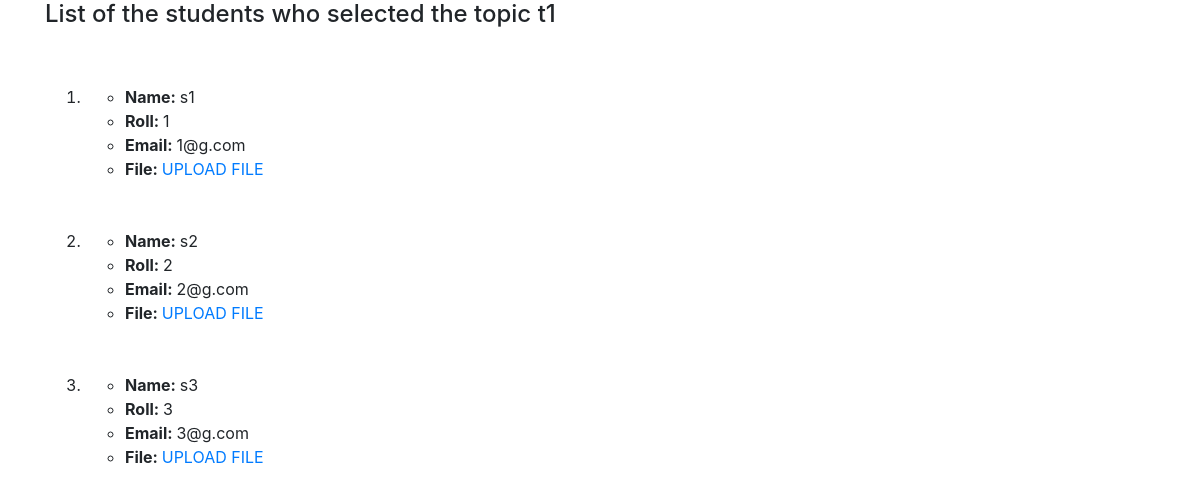
Before: /1 with the older database file.
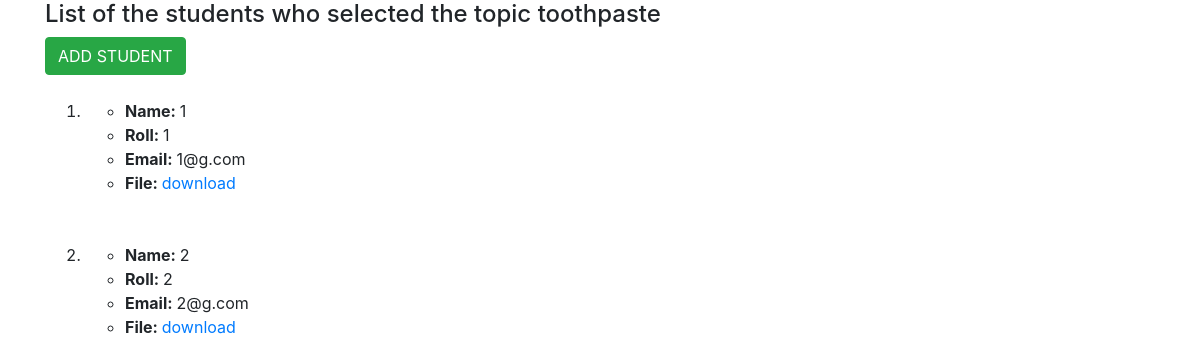
After: the same page with the newer database file.
### ppt_submission/models.py (models this page shows)
class Topic(models.Model):
    topic_name = models.CharField(max_length=100,unique=True,blank=False)

class Student(models.Model):
    topic = models.ForeignKey(Topic,on_delete=models.CASCADE,default=1)
    name = models.CharField(max_length=100,blank=False)
    email = models.EmailField(max_length=100,unique=True,blank=False,null=True)
    roll = models.IntegerField(blank=False,error_messages={'unique':"you have already selected a topic!"})
    ppt_submitted = models.BooleanField(default=False)

### ppt_submission/views.py (the view)
# urls.py: path('<int:id>',views.Index,name="index"),
def Index(request,id):
    students = Student.objects.all().filter(topic = id)
    topic = Topic.objects.get(id=id)
    add_student = True
    no_of_students = len(students)
    if no_of_students>=3:
        add_student = False
    return render(request,"students.html",{"id":id,"students":students,"add":add_student,"topic_name":topic.topic_name})

### ppt_submission/templates/students.html (shortened to what this page needs)
{% load static %}
<!DOCTYPE html>
<html lang="en">
<head>
    <link rel="stylesheet" href="https://cdn.jsdelivr.net/npm/bootstrap@4.0.0/dist/css/bootstrap.min.css">
</head>
<body>
    <div class="container">
    <h4>List of the students who selected the topic {{ topic_name}}</h4>
    {% if add %}
    <a class="btn btn-success" href="/{{id}}/add_student">ADD STUDENT</a>
    {% endif %}
    <br>
    <br>
    <ol>
    {% for student in students %}
    <li>
    <ul>
    <li><strong>Name: </strong>{{student.name}}</li>
    <li><strong>Roll: </strong>{{student.roll}}</li>
    <li><strong>Email: </strong>{{student.email}}</li>
    {% if student.ppt_submitted %}
        <li><strong>File: </strong><a href="/{{student.roll}}/download">download</a></li>
        {% else %}
        <li><strong>File: </strong><a href="/{{id}}/add_file">UPLOAD FILE</a></li>
    {% endif %}
    </ul>
    </li>
    <br>
    <br>
    {% endfor %}
    </ol>
    </div>
</body>
</html>

Changed rows visible on the page:
removed Student: name "s3", roll "3", email "3@g.com"
changed Topic: topic_name "t1" → "toothpaste"
changed Student "1@g.com": name "s1" → "1"; ppt_submitted "UPLOAD FILE" → "download"
changed Student "2@g.com": name "s2" → "2"; ppt_submitted "UPLOAD FILE" → "download"
Other visible differences:
text now shown: "ADD STUDENT"
